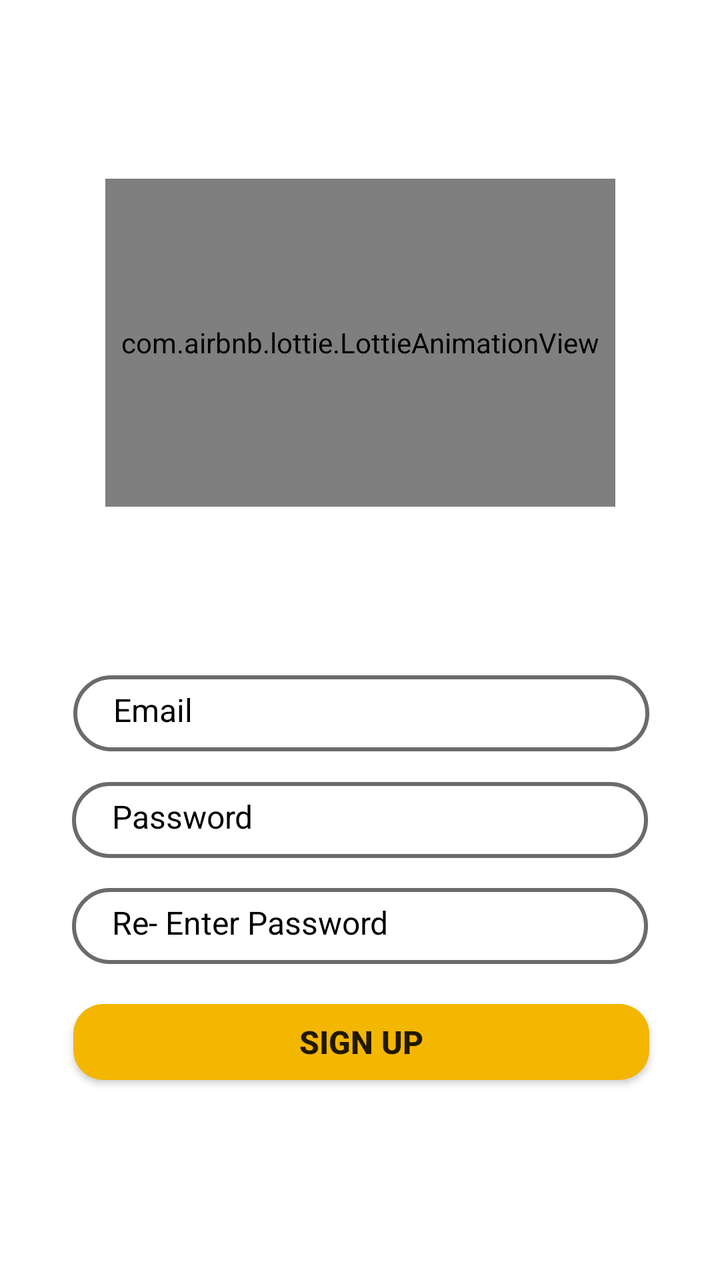
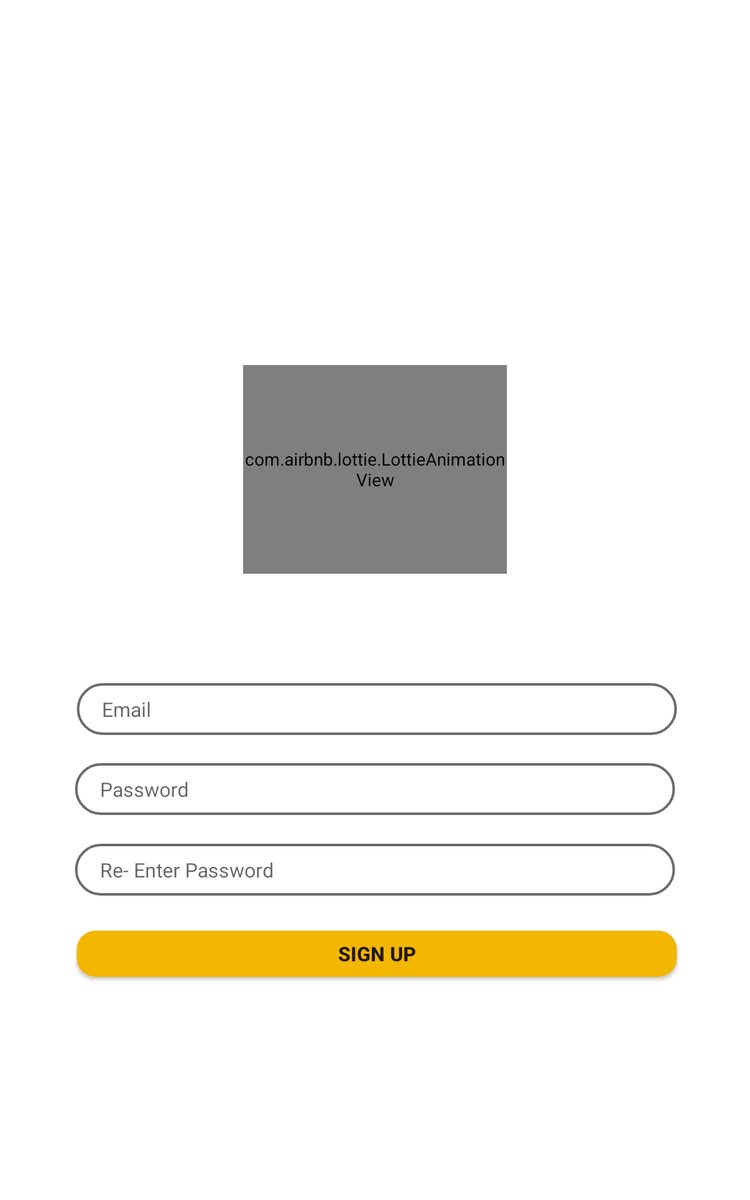

An Android layout and its configuration variant, each rendered on a device that would load it. The default file and the variant file are quoted in full after the pictures.
<!-- AndroidManifest.xml: application theme Theme.Chashma99com -->
<!-- res/layout/fragment_sign_up.xml -->
<?xml version="1.0" encoding="utf-8"?>
<androidx.constraintlayout.widget.ConstraintLayout xmlns:android="http://schemas.android.com/apk/res/android"
    xmlns:app="http://schemas.android.com/apk/res-auto"
    xmlns:tools="http://schemas.android.com/tools"
    android:layout_width="match_parent"
    android:layout_height="match_parent"
    tools:context=".fragment.SignUpFragment">

    <com.airbnb.lottie.LottieAnimationView
        android:id="@+id/animation_view"
        android:layout_width="255dp"
        android:layout_height="164dp"
        app:layout_constraintBottom_toBottomOf="parent"
        app:layout_constraintEnd_toEndOf="parent"
        app:layout_constraintHorizontal_bias="0.502"
        app:layout_constraintStart_toStartOf="parent"
        app:layout_constraintTop_toTopOf="parent"
        app:layout_constraintVertical_bias="0.188"
        app:lottie_autoPlay="true"
        app:lottie_loop="true"
        app:lottie_rawRes="@raw/signup" />

    <EditText
        android:id="@+id/editText"
        android:layout_width="0dp"
        android:layout_height="38dp"
        android:background="@drawable/edittext_eg"
        android:hint="Email"
        android:paddingLeft="20dp"
        android:paddingTop="10dp"
        android:paddingBottom="10dp"
        android:textColor="@color/black"
        android:textColorHint="@color/black"
        android:textSize="16dp"
        app:layout_constraintBottom_toBottomOf="parent"
        app:layout_constraintEnd_toEndOf="parent"
        app:layout_constraintHorizontal_bias="0.511"
        app:layout_constraintStart_toStartOf="parent"
        app:layout_constraintTop_toTopOf="parent"
        app:layout_constraintVertical_bias="0.561"
        app:layout_constraintWidth_percent=".8" />

    <EditText
        android:id="@+id/editText2"
        android:layout_width="0dp"
        android:layout_height="38dp"
        android:background="@drawable/edittext_eg"
        android:hint="Password"
        android:paddingLeft="20dp"
        android:textColor="@color/black"
        android:textColorHint="@color/black"
        android:paddingTop="10dp"
        android:paddingBottom="10dp"
        android:textSize="16dp"
        app:layout_constraintBottom_toBottomOf="parent"
        app:layout_constraintEnd_toEndOf="parent"
        app:layout_constraintStart_toStartOf="parent"
        app:layout_constraintTop_toBottomOf="@+id/editText"
        app:layout_constraintVertical_bias="0.068"
        app:layout_constraintWidth_percent=".8" />

    <EditText
        android:id="@+id/editText3"
        android:layout_width="0dp"
        android:layout_height="38dp"
        android:background="@drawable/edittext_eg"
        android:hint="Re- Enter Password"
        android:paddingLeft="20dp"
        android:paddingTop="10dp"
        android:paddingBottom="10dp"
        android:textColor="@color/black"
        android:textColorHint="@color/black"
        android:textSize="16dp"
        app:layout_constraintBottom_toBottomOf="parent"
        app:layout_constraintEnd_toEndOf="parent"
        app:layout_constraintStart_toStartOf="parent"
        app:layout_constraintTop_toBottomOf="@+id/editText2"
        app:layout_constraintVertical_bias="0.086"
        app:layout_constraintWidth_percent=".8" />

    <androidx.appcompat.widget.AppCompatButton
        android:id="@+id/buttoNn"
        android:layout_width="0dp"
        android:layout_height="38dp"
        android:layout_marginTop="20dp"
        android:background="@drawable/button_bb"
        android:backgroundTint="@color/orangee"
        android:text="Sign up"
        android:textSize="16sp"
        android:textStyle="bold"
        app:layout_constraintEnd_toEndOf="parent"
        app:layout_constraintHorizontal_bias="0.511"
        app:layout_constraintStart_toStartOf="parent"
        app:layout_constraintTop_toBottomOf="@+id/editText3"
        app:layout_constraintWidth_percent=".8" />

</androidx.constraintlayout.widget.ConstraintLayout>
<!-- resources referenced by this layout -->
<resources>
  <color name="black">#FF000000</color>
  <color name="orangee">#F3B601</color>
  <!-- drawable button_bb (drawable) -->
  <?xml version="1.0" encoding="utf-8"?>
  <shape xmlns:android="http://schemas.android.com/apk/res/android">
      <corners android:radius="15dp" />
      <solid android:color="@color/orangee" />
  </shape>
  <!-- drawable edittext_eg (drawable) -->
  <?xml version="1.0" encoding="utf-8"?>
  <shape xmlns:android="http://schemas.android.com/apk/res/android">
  
      <corners android:radius="20dp" />
  
      <stroke android:width="2dp"
          android:color="#6C6A6A" />
  </shape>
  <style name="Theme.Chashma99com" parent="Theme.MaterialComponents.DayNight.NoActionBar">
          
          <item name="colorPrimary">@color/purple_500</item>
          <item name="colorPrimaryVariant">@color/purple_700</item>
          <item name="colorOnPrimary">@color/white</item>
          
          <item name="colorSecondary">@color/teal_200</item>
          <item name="colorSecondaryVariant">@color/teal_700</item>
          <item name="colorOnSecondary">@color/black</item>
          
          <item name="android:statusBarColor">@color/black</item>
          
      </style>
  <color name="purple_500">#FF6200EE</color>
  <color name="purple_700">#FF3700B3</color>
  <color name="white">#FFFFFFFF</color>
  <color name="teal_200">#FF03DAC5</color>
  <color name="teal_700">#FF018786</color>
</resources>
<!-- res/layout-large/fragment_sign_up.xml (the repository's variant of the layout above) -->
<!-- drawn on a 7-inch tablet held upright -->
<?xml version="1.0" encoding="utf-8"?>
<androidx.constraintlayout.widget.ConstraintLayout xmlns:android="http://schemas.android.com/apk/res/android"
    xmlns:app="http://schemas.android.com/apk/res-auto"
    xmlns:tools="http://schemas.android.com/tools"
    android:layout_width="match_parent"
    android:layout_height="match_parent"
    tools:context=".fragment.SignUpFragment">

    <com.airbnb.lottie.LottieAnimationView
        android:id="@+id/animation_view"
        android:layout_width="211dp"
        android:layout_height="167dp"
        android:layout_marginTop="292dp"
        app:layout_constraintEnd_toEndOf="parent"
        app:layout_constraintStart_toStartOf="parent"
        app:layout_constraintTop_toTopOf="parent"
        app:lottie_autoPlay="true"
        app:lottie_loop="true"
        app:lottie_rawRes="@raw/signup" />

    <EditText
        android:id="@+id/editText"
        android:layout_width="0dp"
        android:layout_height="wrap_content"
        android:background="@drawable/edittext_eg"
        android:hint="Email"
        android:paddingLeft="20dp"
        android:paddingTop="10dp"
        android:paddingBottom="10dp"
        android:textSize="16dp"
        app:layout_constraintBottom_toBottomOf="parent"
        app:layout_constraintEnd_toEndOf="parent"
        app:layout_constraintHorizontal_bias="0.514"
        app:layout_constraintStart_toStartOf="parent"
        app:layout_constraintTop_toTopOf="parent"
        app:layout_constraintVertical_bias="0.595"
        app:layout_constraintWidth_percent=".8" />

    <EditText
        android:id="@+id/editText2"
        android:layout_width="0dp"
        android:layout_height="wrap_content"
        android:background="@drawable/edittext_eg"
        android:hint="Password"
        android:paddingLeft="20dp"
        android:paddingTop="10dp"
        android:paddingBottom="10dp"
        android:textSize="16dp"
        app:layout_constraintBottom_toBottomOf="parent"
        app:layout_constraintEnd_toEndOf="parent"
        app:layout_constraintStart_toStartOf="parent"
        app:layout_constraintTop_toBottomOf="@+id/editText"
        app:layout_constraintVertical_bias="0.068"
        app:layout_constraintWidth_percent=".8" />

    <EditText
        android:id="@+id/editText3"
        android:layout_width="0dp"
        android:layout_height="wrap_content"
        android:background="@drawable/edittext_eg"
        android:hint="Re- Enter Password"
        android:paddingLeft="20dp"
        android:paddingTop="10dp"
        android:paddingBottom="10dp"
        android:textSize="16dp"
        app:layout_constraintBottom_toBottomOf="parent"
        app:layout_constraintEnd_toEndOf="parent"
        app:layout_constraintStart_toStartOf="parent"
        app:layout_constraintTop_toBottomOf="@+id/editText2"
        app:layout_constraintVertical_bias="0.086"
        app:layout_constraintWidth_percent=".8" />

    <androidx.appcompat.widget.AppCompatButton
        android:id="@+id/buttoNn"
        android:layout_width="0dp"
        android:layout_height="37dp"
        android:layout_marginTop="28dp"
        android:background="@drawable/button_bb"
        android:backgroundTint="@color/orangee"
        android:text="Sign up"
        android:textSize="16sp"
        android:textStyle="bold"
        app:layout_constraintEnd_toEndOf="parent"
        app:layout_constraintHorizontal_bias="0.511"
        app:layout_constraintStart_toStartOf="parent"
        app:layout_constraintTop_toBottomOf="@+id/editText3"
        app:layout_constraintWidth_percent=".8" />

</androidx.constraintlayout.widget.ConstraintLayout>
<!-- resources referenced by the variant -->
<!-- as a 7-inch tablet held upright resolves them -->
<resources>
  <color name="orangee">#F3B601</color>
  <!-- drawable button_bb (drawable) -->
  <?xml version="1.0" encoding="utf-8"?>
  <shape xmlns:android="http://schemas.android.com/apk/res/android">
      <corners android:radius="15dp" />
      <solid android:color="@color/orangee" />
  </shape>
  <!-- drawable edittext_eg (drawable) -->
  <?xml version="1.0" encoding="utf-8"?>
  <shape xmlns:android="http://schemas.android.com/apk/res/android">
  
      <corners android:radius="20dp" />
  
      <stroke android:width="2dp"
          android:color="#6C6A6A" />
  </shape>
  <style name="Theme.Chashma99com" parent="Theme.MaterialComponents.DayNight.NoActionBar">
          
          <item name="colorPrimary">@color/purple_500</item>
          <item name="colorPrimaryVariant">@color/purple_700</item>
          <item name="colorOnPrimary">@color/white</item>
          
          <item name="colorSecondary">@color/teal_200</item>
          <item name="colorSecondaryVariant">@color/teal_700</item>
          <item name="colorOnSecondary">@color/black</item>
          
          <item name="android:statusBarColor">@color/black</item>
          
      </style>
  <color name="purple_500">#FF6200EE</color>
  <color name="purple_700">#FF3700B3</color>
  <color name="white">#FFFFFFFF</color>
  <color name="teal_200">#FF03DAC5</color>
  <color name="teal_700">#FF018786</color>
  <color name="black">#FF000000</color>
</resources>
